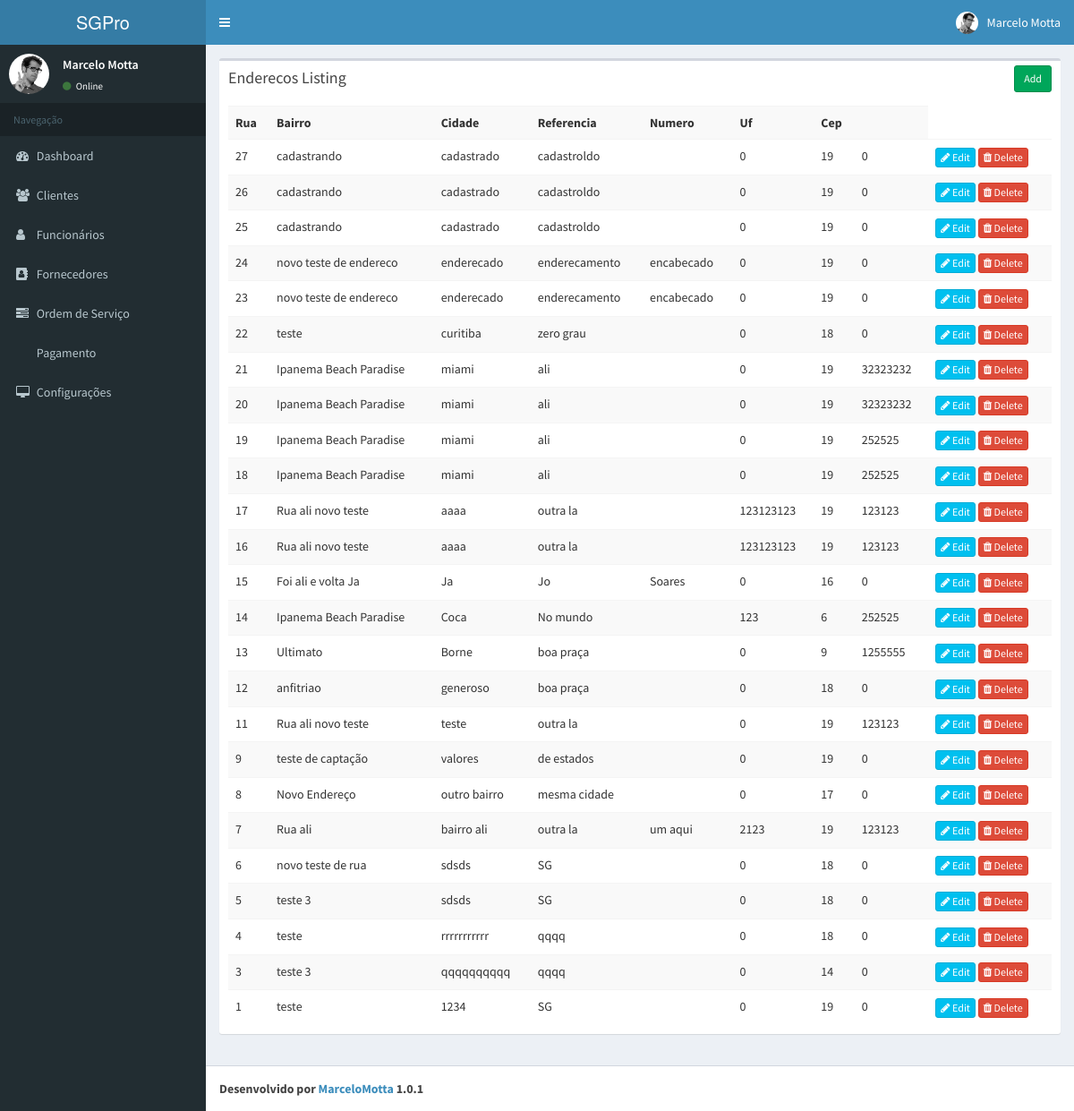
The app's page /app-developing/index.php/endereco with its own data.
### tables this page shows
CREATE TABLE `enderecos` (
  `id_endereco` int(11) NOT NULL,
  `rua` varchar(80) NOT NULL,
  `bairro` varchar(50) NOT NULL,
  `cidade` varchar(80) NOT NULL,
  `referencia` varchar(150) DEFAULT NULL,
  `numero` int(30) NOT NULL,
  `uf` int(11) NOT NULL,
  `cep` int(20) DEFAULT NULL
);

### app-developing/application/controllers/Endereco.php (called while the page is built, shortened)
<?php
class Endereco extends CI_Controller{
    function __construct()
    {
        $this->load->model('Endereco_model');
    }
    function index()
    {
        $params['limit'] = 30;
        $params['offset'] = ($this->input->get('per_page')) ? $this->input->get('per_page') : 0;
        $data['enderecos'] = $this->Endereco_model->get_all_enderecos($params);
        $data['_view'] = 'endereco/index';
        $this->load->view('layouts/main',$data);
    }
}

### app-developing/index.php (called while the page is built, shortened)
<?php
require_once BASEPATH.'core/CodeIgniter.php';

### app-developing/application/models/Endereco_model.php (called while the page is built, shortened)
<?php
class Endereco_model extends CI_Model
{
   function get_all_enderecos($params = array())
   {
       $this->db->order_by('id_endereco', 'desc');
       if(isset($params) && !empty($params))
       {
           $this->db->limit($params['limit'], $params['offset']);
       }
       return $this->db->get('enderecos')->result_array();
   }
    function get_all_enderecos_count()
    {
        $this->db->from('enderecos');
        return $this->db->count_all_results();
    }
}

### app-developing/application/views/endereco/index.php (the view, shortened to what this page needs)
<div class="row">
    <div class="col-md-12">
        <div class="box">
            <div class="box-header">
                <h3 class="box-title">Enderecos Listing</h3>
            	<div class="box-tools">
                    <a href="<?php echo site_url('endereco/add'); ?>" class="btn btn-success btn-sm">Add</a>
                </div>
            </div>
            <div class="box-body">
                <table class="table table-striped">
                    <tr>
						<th>Rua</th>
						<th>Bairro</th>
						<th>Cidade</th>
						<th>Referencia</th>
						<th>Numero</th>
						<th>Uf</th>
						<th>Cep</th>
						<th></th>
                    </tr>
                    <?php foreach($enderecos as $e){ ?>
                    <tr>
						<td><?php echo $e['id_endereco']; ?></td>
						<td><?php echo $e['rua']; ?></td>
						<td><?php echo $e['bairro']; ?></td>
						<td><?php echo $e['cidade']; ?></td>
						<td><?php echo $e['referencia']; ?></td>
						<td><?php echo $e['numero']; ?></td>
						<td><?php echo $e['uf']; ?></td>
						<td><?php echo $e['cep']; ?></td>
						<td>
                            <a href="<?php echo site_url('endereco/edit/'.$e['id_endereco']); ?>" class="btn btn-info btn-xs"><span class="fa fa-pencil"></span> Edit</a>
                            <a href="<?php echo site_url('endereco/remove/'.$e['id_endereco']); ?>" class="btn btn-danger btn-xs"><span class="fa fa-trash"></span> Delete</a>
                        </td>
                    </tr>
                    <?php } ?>
                </table>
            </div>
        </div>
    </div>
</div>

### records on screen
enderecos: id_endereco "27", rua "cadastrando", bairro "cadastrado", cidade "cadastroldo", numero "0", uf "19", cep "0"
enderecos: id_endereco "26", rua "cadastrando", bairro "cadastrado", cidade "cadastroldo", numero "0", uf "19", cep "0"
enderecos: id_endereco "25", rua "cadastrando", bairro "cadastrado", cidade "cadastroldo", numero "0", uf "19", cep "0"
enderecos: id_endereco "24", rua "novo teste de endereco", bairro "enderecado", cidade "enderecamento", referencia "encabecado", numero "0", uf "19", cep "0"
enderecos: id_endereco "23", rua "novo teste de endereco", bairro "enderecado", cidade "enderecamento", referencia "encabecado", numero "0", uf "19", cep "0"
enderecos: id_endereco "22", rua "teste", bairro "curitiba", cidade "zero grau", numero "0", uf "18", cep "0"
enderecos: id_endereco "21", rua "Ipanema Beach Paradise", bairro "miami", cidade "ali", numero "0", uf "19", cep "32323232"
enderecos: id_endereco "20", rua "Ipanema Beach Paradise", bairro "miami", cidade "ali", numero "0", uf "19", cep "32323232"
enderecos: id_endereco "19", rua "Ipanema Beach Paradise", bairro "miami", cidade "ali", numero "0", uf "19", cep "252525"
enderecos: id_endereco "18", rua "Ipanema Beach Paradise", bairro "miami", cidade "ali", numero "0", uf "19", cep "252525"
enderecos: id_endereco "17", rua "Rua ali novo teste", bairro "aaaa", cidade "outra la", numero "123123123", uf "19", cep "123123"
enderecos: id_endereco "16", rua "Rua ali novo teste", bairro "aaaa", cidade "outra la", numero "123123123", uf "19", cep "123123"
enderecos: id_endereco "15", rua "Foi ali e volta Ja", bairro "Ja", cidade "Jo", referencia "Soares", numero "0", uf "16", cep "0"
enderecos: id_endereco "14", rua "Ipanema Beach Paradise", bairro "Coca", cidade "No mundo", numero "123", uf "6", cep "252525"
enderecos: id_endereco "13", rua "Ultimato", bairro "Borne", cidade "boa praça", numero "0", uf "9", cep "1255555"
enderecos: id_endereco "12", rua "anfitriao", bairro "generoso", cidade "boa praça", numero "0", uf "18", cep "0"
enderecos: id_endereco "11", rua "Rua ali novo teste", bairro "teste", cidade "outra la", numero "0", uf "19", cep "123123"
enderecos: id_endereco "9", rua "teste de captação", bairro "valores", cidade "de estados", numero "0", uf "19", cep "0"
enderecos: id_endereco "8", rua "Novo Endereço", bairro "outro bairro", cidade "mesma cidade", numero "0", uf "17", cep "0"
enderecos: id_endereco "7", rua "Rua ali", bairro "bairro ali", cidade "outra la", referencia "um aqui", numero "2123", uf "19", cep "123123"
enderecos: id_endereco "6", rua "novo teste de rua", bairro "sdsds", cidade "SG", numero "0", uf "18", cep "0"
enderecos: id_endereco "5", rua "teste 3", bairro "sdsds", cidade "SG", numero "0", uf "18", cep "0"
enderecos: id_endereco "4", rua "teste", bairro "rrrrrrrrrrr", cidade "qqqq", numero "0", uf "18", cep "0"
enderecos: id_endereco "3", rua "teste 3", bairro "qqqqqqqqqq", cidade "qqqq", numero "0", uf "14", cep "0"
enderecos: id_endereco "1", rua "teste", bairro "1234", cidade "SG", numero "0", uf "19", cep "0"
